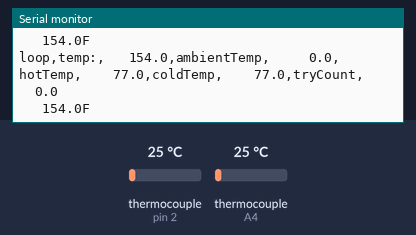
This sketch was run on a simulated Arduino Uno, built for the host (arithmetic inside an expression is 32-bit, double 64-bit). On the bench: the last lines printed to the serial monitor. The test bench sets the inputs (shaded band); at power-on: thermocouple (sensors on pin 2, A4) 25 °C.

Above: at 1.3 s.
1.4 s: thermocouple (sensor on pin 2) set to 75 °C
At 2.1 s:
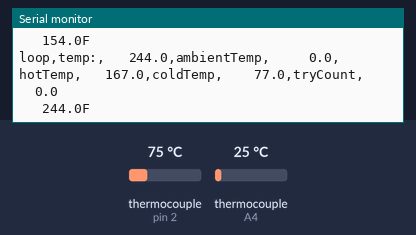
3.7 s: thermocouple (sensor on A4) set to 75 °C
At 4.3 s:
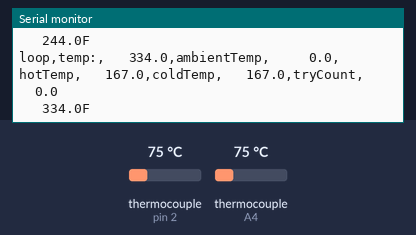
5.9 s: thermocouple (sensor on pin 2) set to 6 °C
At 6.5 s:
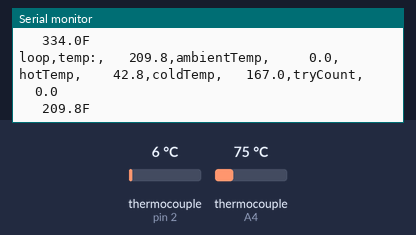
8.1 s: thermocouple (sensor on A4) set to 6 °C
At 8.7 s:
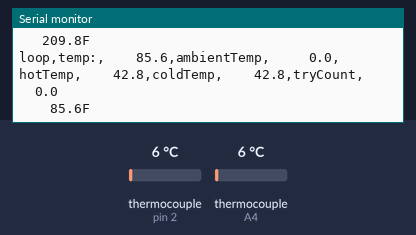
Timing chart, 0 to 10.7 s (numbered marks = the images above; inputs shaded):
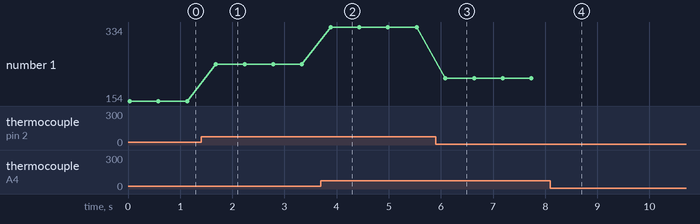

The sketch:

ThermocoupleTest.ino
```cpp
#include "Adafruit_MAX31855.h"


const int THERM_DO_1 = A2; // (data out) is an output from the MAX31855 (input to the microcontroller) which carries each bit of data
const int THERM_CS_1 = 2; // (chip select) is an input to the MAX31855 (output from the microcontroller) which tells the chip when its time to read the thermocouple and output more data.
const int THERM_CLK_1 = 3; // (clock) is an input to the MAX31855 (output from microcontroller) which indicates when to present another bit of data

const int THERM_DO_2 = A3; // (data out) is an output from the MAX31855 (input to the microcontroller) which carries each bit of data
const int THERM_CS_2 = A4; // (chip select) is an input to the MAX31855 (output from the microcontroller) which tells the chip when its time to read the thermocouple and output more data.
const int THERM_CLK_2 = A5; // (clock) is an input to the MAX31855 (output from microcontroller) which indicates when to present another bit of data


// Initialize the Thermocouple
Adafruit_MAX31855 coldThermocouple(THERM_CLK_2, THERM_CS_2, THERM_DO_2);
Adafruit_MAX31855 hotThermocouple(THERM_CLK_1, THERM_CS_1, THERM_DO_1);


void setup() {
  Serial.begin(9600);
}// setup

void loop() {
  // put your main code here, to run repeatedly:
  double temperature = readTemp(0);
}


double readTemp(int tryCount)
{
  if(tryCount>10)
  {
    return -1;
  }

  if(tryCount>2)
  {
    //try resetting the chips
    coldThermocouple = Adafruit_MAX31855(THERM_CLK_2, THERM_CS_2, THERM_DO_2);
    hotThermocouple = Adafruit_MAX31855(THERM_CLK_1, THERM_CS_1, THERM_DO_1);
    // wait for MAX chip to stabilize
    delay(1500);
  }

  double hotTemp = hotThermocouple.readFarenheit(); // hot end of kiln thermocouple
  double coldTemp = coldThermocouple.readFarenheit(); // 'cold' end of thermocouple
  double ambientTemp = hotThermocouple.readInternalF(); // ambient temperature (of the chip that matters)
  double temperature = hotTemp + coldTemp - ambientTemp; // only add the temperature difference between the 'cold' end and the ambient temp.

  /*writeToSD("loop,temp:,"+doubleToString(temperature)+","+
      doubleToString(ambientTemp)+","+
      doubleToString(hotTemp)+","+
      doubleToString(coldTemp)+", "+
      doubleToString(tryCount));//*/
  Serial.println("loop,temp:,"+doubleToString(temperature)+",ambientTemp,"+
      doubleToString(ambientTemp)+",hotTemp,"+
      doubleToString(hotTemp)+",coldTemp,"+
      doubleToString(coldTemp)+",tryCount,"+
      doubleToString(tryCount));

  if(isnan(temperature))
  {
    int err = hotThermocouple.readError();
    Serial.println("ERR: " + doubleToString(err));
    delay(3000); //3sec delay
    temperature = readTemp(tryCount+1);
  }

  if(temperature==-1)
  {
    Serial.println("Temp Failed");
    delay(500);              // wait for 1/2 second
  }
  else
  {
    Serial.println(doubleToString(temperature)+"F     ");
    delay(500);              // wait for 1/2 second
  }

  return temperature;
}// readTemp


String doubleToString(double input)
{
  char dtostrfbuffer[15];
  dtostrf(input,8, 1, dtostrfbuffer);
  return String(dtostrfbuffer);
}// doubleToString
```

Measured:
- after the input at 1.4 s, the serial monitor: prints a new line after 0.25 s (image 1)
- after the input at 3.7 s, the serial monitor: prints a new line after 0.15 s (image 2)
- after the input at 5.9 s, the serial monitor: prints a new line after 0.15 s (image 3)
- after the input at 8.1 s, the serial monitor: prints a new line after 0.15 s (image 4)
- plotted number 1: 154 → 244 after the input at 1.4 s, 244 → 334 after the input at 3.7 s, 334 → 209.8 after the input at 5.9 s
